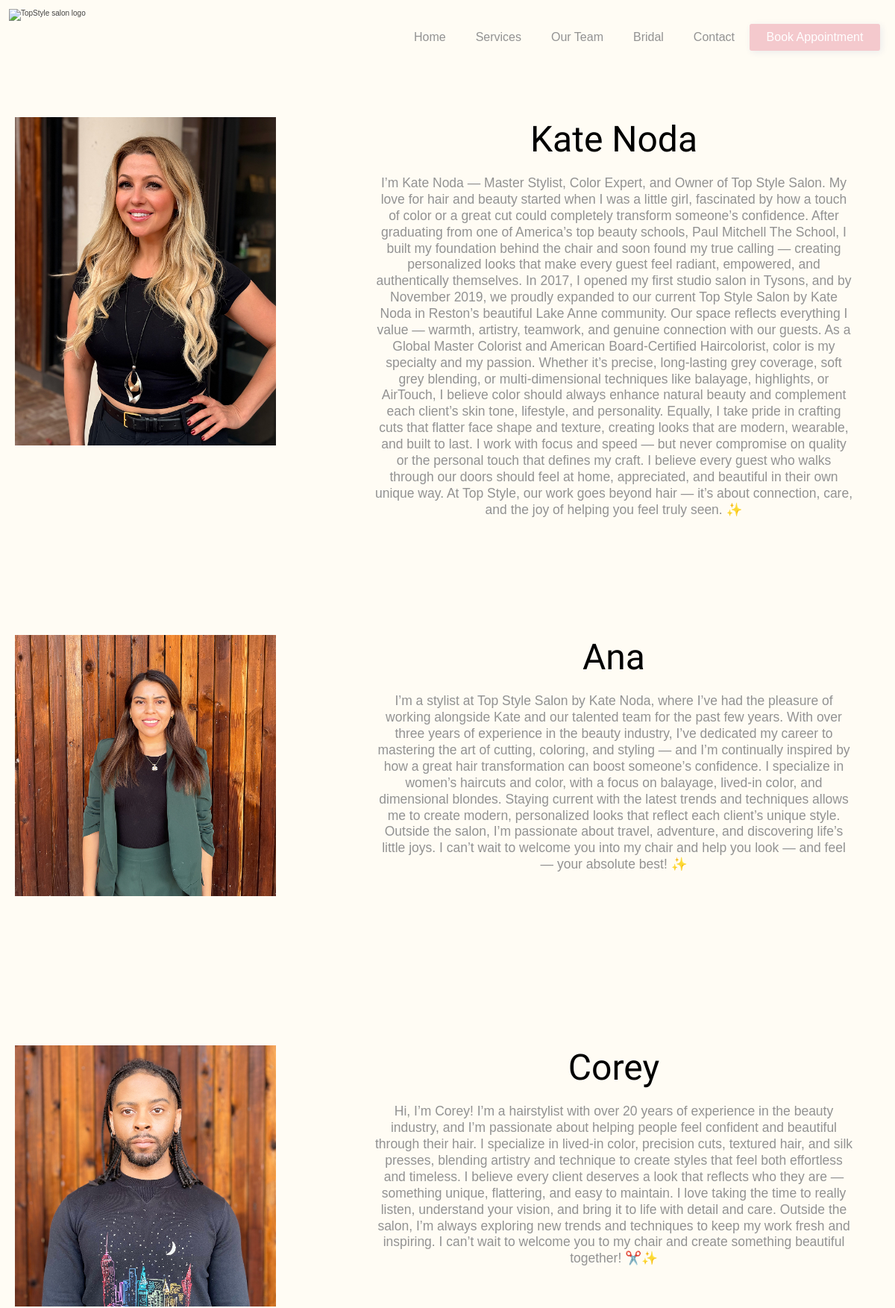
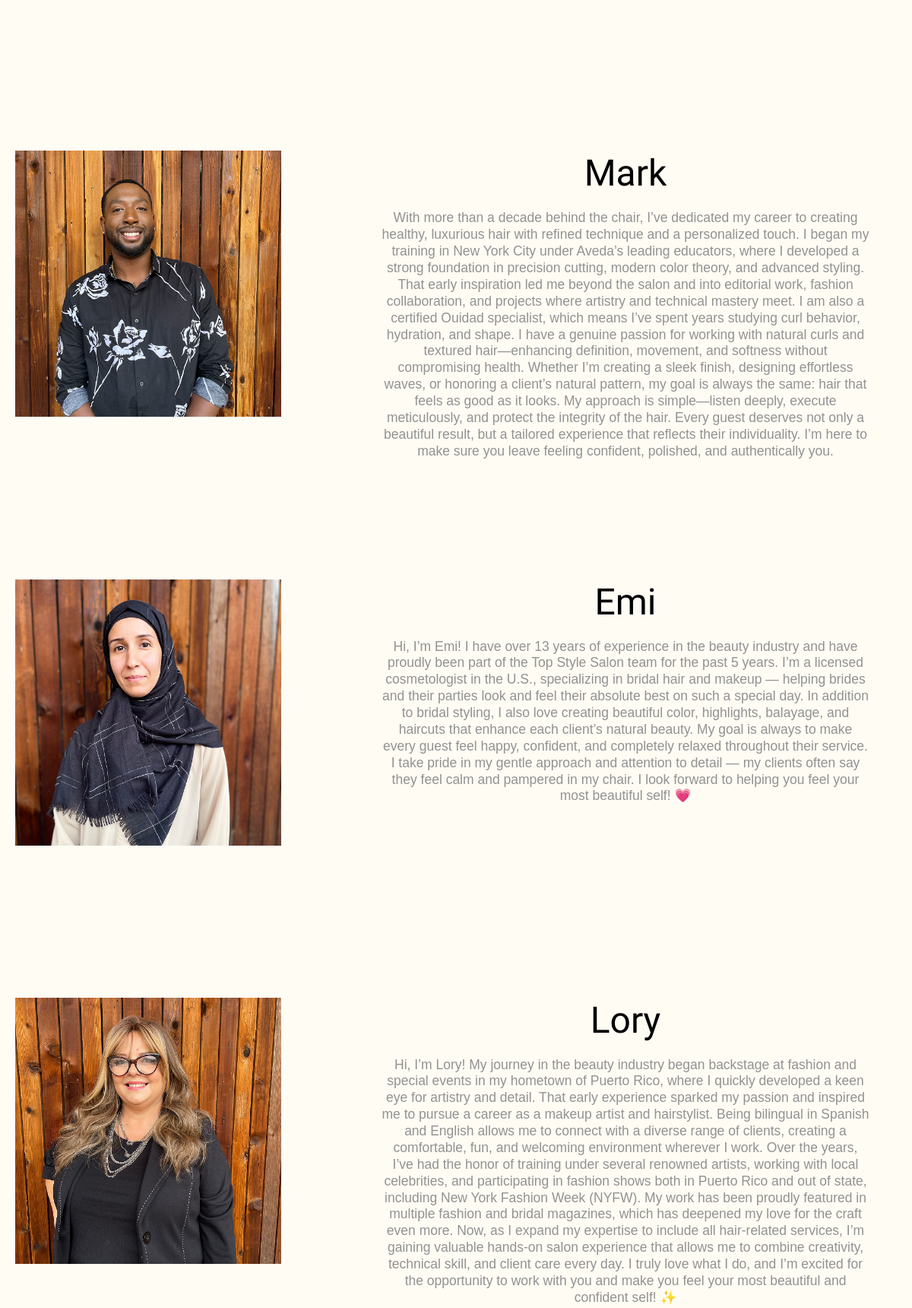
/stylists (upper part), run on the app's committed database (2 pictures, top to bottom).
### app/models.py (models this page shows, shortened)
class Stylist(db.Model):
    id = db.Column(db.Integer, primary_key=True)
    order = db.Column(db.Integer, nullable=False, default=1)
    name = db.Column(db.Text, nullable=False)
    bio = db.Column(db.Text, nullable=True)
    image = db.Column(db.Text, nullable=True)

### app/main.py (the view)
@main.route("/stylists")
def stylists_page():
    increment_stat("visitors")
    return render_template("main/stylists.html", **_get_stylists_page_context())

### app/main.py (called while the page is built)
def _get_stylists_page_context():
    stylists = Stylist.query.order_by(Stylist.order.asc(), Stylist.id.asc()).all()
    stylists_by_order = {stylist.order: stylist for stylist in stylists}
    return {
        "stylists": stylists,
        "stylists_by_order": stylists_by_order,
    }

@main.before_request
def clear_trailing_slashes():
    if request.path != '/' and request.path.endswith('/'):
            return redirect(request.path[:-1])

### app/stats.py (called while the page is built, shortened)
def _get_or_create_stat(name):
	stat = SiteStat.query.filter_by(name=name).first()
	if not stat:
		stat = SiteStat(name=name, value=0)
		db.session.add(stat)
		db.session.commit()
	return stat

def _get_meta(key):
	return StatsMeta.query.filter_by(key=key).first()

def _ensure_monthly_rollover():
	now = datetime.now()
	ym = now.strftime("%Y-%m")
	meta = _get_meta("stats_last_reset")
	if meta and meta.value == ym:
		return

def increment_stat(name, amount=1):
	_ensure_monthly_rollover()
	stat = _get_or_create_stat(name)
	stat.value += amount
	db.session.commit()
	return stat.value

### app/templates/main/stylists.html (shortened to what this page needs)
{% extends "main/base.html" %}
{% block styles %}
<link rel="stylesheet" href="../static/main/stylists.css" />
{% endblock %}
{% block content %}
{% if stylists is defined and stylists %}
{% for stylist in stylists %}
<section class="stylist">
    <div class="desktop-container-horizontal">
        <img src="{{ stylist.image }}" class="stylist-image" />
        <div class="desktop-container-vertical">
            <h1 class="italiana-regular stylist-name-desktop">{{ stylist.name }}</h1>
            <p class="paragraph-text stylist-bio">{{ stylist.bio if stylist.bio else '' }}</p>
        </div>
    </div>
</section>
{% endfor %}
{% endif %}
{% endblock %}

### app/static/shared/styles.css (style rules this page uses)
html { font-size: 10px; }
*, *::before, *::after { box-sizing: border-box; margin: 0; padding: 0; }
.desktop-container-vertical, .desktop-container-horizontal { display: flex; flex-direction: column; align-items: center; gap: 1.6rem; width: 100%; }
body { background-color: var(--background-color); color: var(--text-color-regular); font-family: var(--font-family-regular); line-height: 1.25; }
.italiana-regular { font-family: "Italiana", sans-serif; font-weight: 400; font-style: normal; font-size: 4rem; text-align: center; width: 90%; }
.paragraph-text { color: var(--text-color-light); width: 90%; text-align: center; font-family: "Raleway", sans-serif; font-optical-sizing: auto; font-weight: 400; font-size: 1.6rem; font-style: normal; }
section { display: flex; flex-direction: column; align-items: center; margin-top: 1.6rem; gap: 2.4rem; min-width: 300px; margin-bottom: 3.2rem; }
@media (min-width: 1000px) { .italiana-regular { color: #000000; width: auto; text-align: left; font-size: 4.8rem; } }
@media (min-width: 1000px) { .paragraph-text { text-align: left; font-size: 1.75rem; } }
@media (min-width: 1000px) { section { display: flex; flex-direction: row; justify-content: space-between; align-items: start; min-height: 45rem; padding: 0 2rem 0 2rem; margin-top: 1.6rem; gap: 2.4rem; margin-bottom: 10rem; } }
@media (min-width: 1000px) { .desktop-container-vertical { width: 45vw; gap: 1.5vw; margin-left: 4.8rem; align-items: start; } }
@media (min-width: 1000px) { .desktop-container-horizontal { width: 100%; display: flex; flex-direction: row; justify-content: space-between; align-items: center; } }

### app/static/main/stylists.css (style rules this page uses)
.desktop-container-vertical, .desktop-container-horizontal { width: 100%; }
section { gap: 4rem; }
.stylist { margin-top: 5rem; }
.stylist-name-desktop { display: none; }
.stylist-image { width: 90%; }
.stylist-bio { text-align: center; width: 90%; }
@media (min-width: 1000px) { .desktop-container-vertical { align-items: center; } }
@media (min-width: 1000px) { .stylist { margin-top: 10rem; padding-top: 0.7rem; } }
@media (min-width: 1000px) { .stylist-name-desktop { display: block; } }
@media (min-width: 1000px) { .stylist-image { width: 30vw; max-width: 35rem; } }
@media (min-width: 1000px) { .desktop-container-horizontal { gap: 4.8rem; margin-top: 5rem; align-items: start; } }

### app/static/shared/variables.css (style rules this page uses)
:root { --background-color: #FFFCF4; --brown: #D1C6B7; --pink: #F4C9CD; --light-pink: #F9E1DF; --text-color-bold: #000000; --text-color-regular: #424242; --text-color-light: #929292; --font-family-bold: "Italiana", sans-serif; --font-family-regular: "Montserrat", sans-serif; }

### data on the page
Stylist: image (picture), name "Kate Noda", bio "I’m Kate Noda — Master Stylist, Color Expert, and Owner of Top Style Salon. My love for hair and beauty started when I was a little girl, fascinated by how a touch of color or a great cut could completely transform someone’s confidence. After graduating from one of America’s top beauty schools, Paul Mitchell The School, I built my foundation behind the chair and soon found my true calling — creating personalized looks that make every guest feel radiant, empowered, and authentically themselves. In 2017, I opened my first studio salon in Tysons, and by November 2019, we proudly expanded to our current Top Style Salon by Kate Noda in Reston’s beautiful Lake Anne community. Our space reflects…"
Stylist: image (picture), name "Ana", bio "I’m a stylist at Top Style Salon by Kate Noda, where I’ve had the pleasure of working alongside Kate and our talented team for the past few years. With over three years of experience in the beauty industry, I’ve dedicated my career to mastering the art of cutting, coloring, and styling — and I’m continually inspired by how a great hair transformation can boost someone’s confidence. I specialize in women’s haircuts and color, with a focus on balayage, lived-in color, and dimensional blondes. Staying current with the latest trends and techniques allows me to create modern, personalized looks that reflect each client’s unique style. Outside the salon, I’m passionate about travel, adventure,…"
Stylist: image (picture), name "Corey", bio "Hi, I’m Corey! I’m a hairstylist with over 20 years of experience in the beauty industry, and I’m passionate about helping people feel confident and beautiful through their hair. I specialize in lived-in color, precision cuts, textured hair, and silk presses, blending artistry and technique to create styles that feel both effortless and timeless. I believe every client deserves a look that reflects who they are — something unique, flattering, and easy to maintain. I love taking the time to really listen, understand your vision, and bring it to life with detail and care. Outside the salon, I’m always exploring new trends and techniques to keep my work fresh and inspiring. I can’t wait to…"
Stylist: image (picture), name "Mark", bio "With more than a decade behind the chair, I’ve dedicated my career to creating healthy, luxurious hair with refined technique and a personalized touch. I began my training in New York City under Aveda’s leading educators, where I developed a strong foundation in precision cutting, modern color theory, and advanced styling. That early inspiration led me beyond the salon and into editorial work, fashion collaboration, and projects where artistry and technical mastery meet. I am also a certified Ouidad specialist, which means I’ve spent years studying curl behavior, hydration, and shape. I have a genuine passion for working with natural curls and textured hair—enhancing definition, movement,…"
Stylist: image (picture), name "Emi", bio "Hi, I’m Emi! I have over 13 years of experience in the beauty industry and have proudly been part of the Top Style Salon team for the past 5 years. I’m a licensed cosmetologist in the U.S., specializing in bridal hair and makeup — helping brides and their parties look and feel their absolute best on such a special day. In addition to bridal styling, I also love creating beautiful color, highlights, balayage, and haircuts that enhance each client’s natural beauty. My goal is always to make every guest feel happy, confident, and completely relaxed throughout their service. I take pride in my gentle approach and attention to detail — my clients often say they feel calm and pampered in my…"
Stylist: image (picture), name "Lory", bio "Hi, I’m Lory! My journey in the beauty industry began backstage at fashion and special events in my hometown of Puerto Rico, where I quickly developed a keen eye for artistry and detail. That early experience sparked my passion and inspired me to pursue a career as a makeup artist and hairstylist. Being bilingual in Spanish and English allows me to connect with a diverse range of clients, creating a comfortable, fun, and welcoming environment wherever I work. Over the years, I’ve had the honor of training under several renowned artists, working with local celebrities, and participating in fashion shows both in Puerto Rico and out of state, including New York Fashion Week (NYFW). My work has…"
